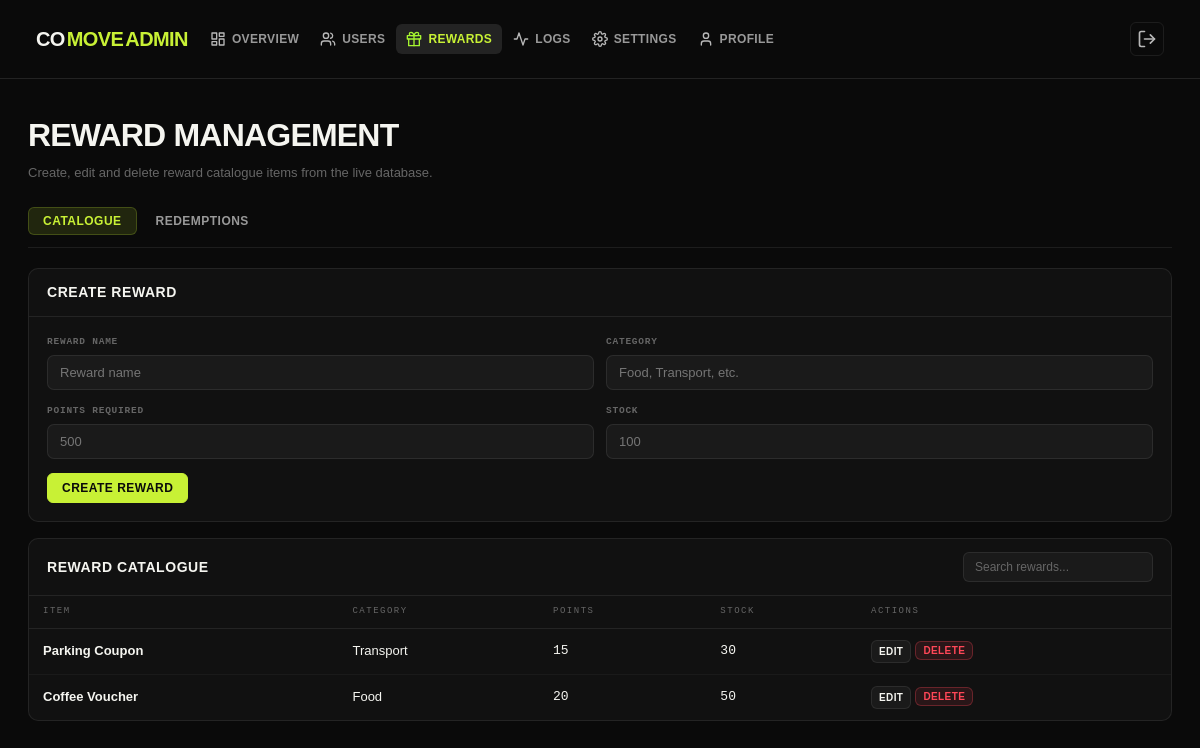
The page /src/roles/admin/rewards.php (signed in) on the database as committed earlier.
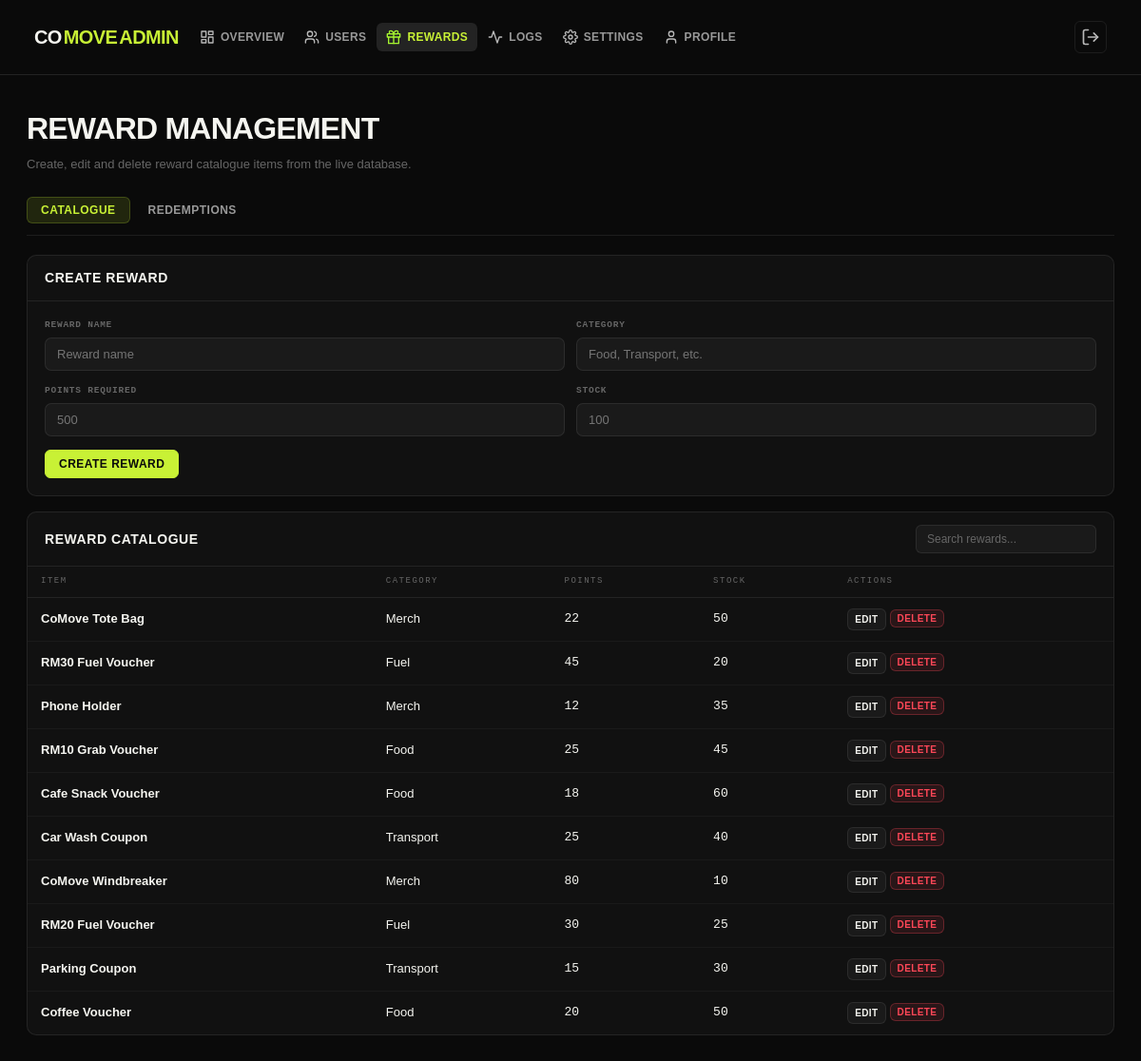
The same page on the database as committed later.
### tables this page shows
CREATE TABLE REWARD (
    reward_id INT AUTO_INCREMENT PRIMARY KEY,
    reward_pic MEDIUMBLOB,
    reward_name NVARCHAR(50) NOT NULL,
    points_required INT NOT NULL,
    category VARCHAR(50) NOT NULL,
    stock INT NOT NULL DEFAULT 0
);

### src/roles/admin/includes/bootstrap.php (called while the page is built, shortened)
<?php
function adminEscape($value): string
{
    return htmlspecialchars((string) $value, ENT_QUOTES, 'UTF-8');
}
function adminFetchAll(mysqli $dbConn, string $sql, string $types = '', array $params = []): array
{
    $stmt = mysqli_prepare($dbConn, $sql);
    mysqli_stmt_execute($stmt);
    $result = mysqli_stmt_get_result($stmt);
    $rows = [];
    while ($row = mysqli_fetch_assoc($result)) {
        $rows[] = $row;
    }
    return $rows;
}

### src/roles/admin/rewards.php (the view, shortened to what this page needs)
<?php
$activePage = 'rewards';
require_once __DIR__ . '/includes/header.php';
$rewards = adminFetchAll($dbConn, 'SELECT reward_id, reward_name, points_required, category, stock FROM REWARD ORDER BY reward_id DESC');
?>
  <main class="dashboard-main">
    <h1 class="page-title">Reward Management</h1>
    <p class="page-subtitle">Create, edit and delete reward catalogue items from the live database.</p>
    <div class="sub-tabs">
      <button class="sub-tab active" id="rtab-catalogue" onclick="switchTab('rtab-','rewardsub-',['catalogue','redemptions'],'catalogue')">Catalogue</button>
      <button class="sub-tab" id="rtab-redemptions" onclick="switchTab('rtab-','rewardsub-',['catalogue','redemptions'],'redemptions')">Redemptions</button>
    </div>
    <div id="rewardsub-catalogue">
      <div class="card">
        <div class="card-header"><span class="card-title">Create Reward</span></div>
        <div class="card-body">
          <form method="post">
            <div class="form-row">
              <div class="form-group"><label class="form-label">Reward Name</label><input class="form-input" name="reward_name" placeholder="Reward name"></div>
              <div class="form-group"><label class="form-label">Category</label><input class="form-input" name="category" placeholder="Food, Transport, etc."></div>
            </div>
            <div class="form-row">
              <div class="form-group"><label class="form-label">Points Required</label><input class="form-input" type="number" name="points_required" min="1" placeholder="500"></div>
              <div class="form-group"><label class="form-label">Stock</label><input class="form-input" type="number" name="stock" min="0" placeholder="100"></div>
            </div>
            <button class="btn btn-lime" type="submit">Create Reward</button>
          </form>
        </div>
      </div>
      <div class="card">
        <div class="card-header">
          <span class="card-title">Reward Catalogue</span>
          <div class="card-actions"><input class="search-input" placeholder="Search rewards..." oninput="filterTable('rewardsTable',this.value)"></div>
        </div>
        <div class="table-wrap">
          <table id="rewardsTable">
            <thead><tr><th>Item</th><th>Category</th><th>Points</th><th>Stock</th><th>Actions</th></tr></thead>
            <tbody>
              <?php foreach ($rewards as $reward) { ?>
                <tr>
                  <td><strong><?php echo adminEscape($reward['reward_name']); ?></strong></td>
                  <td><?php echo adminEscape($reward['category']); ?></td>
                  <td style="font-family:'DM Mono',monospace"><?php echo adminEscape(number_format((int) $reward['points_required'])); ?></td>
                  <td style="font-family:'DM Mono',monospace"><?php echo adminEscape((int) $reward['stock']); ?></td>
                  <td>
                    <div class="action-btns">
                      <a class="btn btn-xs" href="rewards.php?edit_id=<?php echo adminEscape($reward['reward_id']); ?>#reward-editor">Edit</a>
                      <form method="post">
                        <button class="btn btn-xs btn-danger" type="submit">Delete</button>
                      </form>
                    </div>
                  </td>
                </tr>
              <?php } ?>
            </tbody>
          </table>
        </div>
      </div>
    </div>
  </main>
<?php require_once __DIR__ . '/includes/footer.php'; ?>

### src/roles/admin/includes/header.php (shortened to what this page needs)
<?php
require_once __DIR__ . '/bootstrap.php';
$activePage = isset($activePage) ? $activePage : '';
function adminNavClass(string $page, string $activePage): string
{
    return $page === $activePage ? 'nav-item active' : 'nav-item';
}
?>
<!DOCTYPE html>
<html lang="en">
<head>
  <link rel="stylesheet" href="../../public-assets/style.css">
  <link rel="stylesheet" href="admin.css">
</head>
<body>
  <nav class="top-nav admin-nav-bg">
    <div class="nav-inner">
      <a href="dashboard.php" class="logo">CO<span>MOVE</span> <span>Admin</span></a>
      <div class="nav-items">
        <a href="dashboard.php" class="<?php echo adminNavClass('dashboard', $activePage); ?>"><img src="../../public-assets/icons/layout-dashboard.svg" width="16" height="16" class="icon-img" alt="" aria-hidden="true"> Overview</a>
        <a href="users.php" class="<?php echo adminNavClass('users', $activePage); ?>"><img src="../../public-assets/icons/users.svg" width="16" height="16" class="icon-img" alt="" aria-hidden="true"> Users</a>
        <a href="rewards.php" class="<?php echo adminNavClass('rewards', $activePage); ?>"><img src="../../public-assets/icons/gift.svg" width="16" height="16" class="icon-img" alt="" aria-hidden="true"> Rewards</a>
        <a href="logs.php" class="<?php echo adminNavClass('logs', $activePage); ?>"><img src="../../public-assets/icons/activity.svg" width="16" height="16" class="icon-img" alt="" aria-hidden="true"> Logs</a>
        <a href="settings.php" class="<?php echo adminNavClass('settings', $activePage); ?>"><img src="../../public-assets/icons/settings.svg" width="16" height="16" class="icon-img" alt="" aria-hidden="true"> Settings</a>
        <a href="profile.php" class="<?php echo adminNavClass('profile', $activePage); ?>"><img src="../../public-assets/icons/user.svg" width="16" height="16" class="icon-img" alt="" aria-hidden="true"> Profile</a>
      </div>
      <a href="../../../index.php" class="nav-logout"><img src="../../public-assets/icons/log-out.svg" width="20" height="20" class="icon-img" alt="" aria-hidden="true"></a>
    </div>
  </nav>

### src/roles/admin/includes/footer.php (shortened to what this page needs)
</body>
</html>

### src/public-assets/style.css (style rules this page uses)
*, *::before, *::after { margin: 0; padding: 0; box-sizing: border-box; }
:root { --forest: #0f2a1d; --lime: #c4f547; --lime-50:#abd53f; --black: #000000; --white: #ffffff; --gray-50: #f9fafb; --gray-100: #f3f4f6; --gray-200: #e5e7eb; --gray-300: #d1d5db; --gray-400: #9ca3af; --gray-500: #6b7280; --gray-600: #4b5563; --gray-700: #374151; --gray-800: #1f2937; --gray-900: #111827; --red-50: #fef2f2; --red-100: #fee2e2; --red-200: #fecaca; --red-500: #ef4444; --red-600: #dc2626; --red-700: #b91c1c; --green-50: #f0fdf4; --green-100: #dcfce7; --green-600: #16a34a; --green-700: #15803d; --yellow-100: #fef9c3; --yellow-400: #facc15; --yellow-600: #ca8a04; --yellow-700: #a16207; --yellow-800: #854d0e; --blue-100: #dbeafe; --blue-700: #1d4ed8; --purple-100: #f3e8ff; --purple-700: #7e22ce; --font-sans: "Inter", system-ui, -apple-system, sans-serif; --font-display: Impact, Haettenschweiler, "Arial Narrow Bold", sans-serif; }
html { scroll-behavior: smooth; }
body { font-family: var(--font-sans); color: var(--gray-900); background: var(--white); line-height: 1.5; -webkit-font-smoothing: antialiased; -moz-osx-font-smoothing: grayscale; }
a { color: inherit; text-decoration: none; }
img { max-width: 100%; display: block; }
.top-nav { position: sticky; top: 0; z-index: 50; width: 100%; padding: 12px 16px; }
.top-nav .nav-inner { max-width: 1200px; margin: 0 auto; display: flex; justify-content: space-between; align-items: center; gap: 8px; }
.top-nav .logo { font-size: 20px; font-weight: 900; letter-spacing: -0.05em; flex-shrink: 0; }
.nav-items { display: none; align-items: center; gap: 2px; overflow: hidden; min-width: 0; }
.nav-item { display: flex; align-items: center; gap: 6px; padding: 8px 12px; border-radius: 8px; font-size: 13px; font-weight: 700; white-space: nowrap; transition: all 0.2s; }
.nav-logout { display: inline-flex; align-items: center; justify-content: center; padding: 8px; border-radius: 8px; transition: all 0.2s; }
.icon-img { display: inline-block; vertical-align: middle; flex-shrink: 0; }
.top-nav .icon-img, .bottom-nav .icon-img { filter: brightness(0) saturate(100%) invert(72%); }
.top-nav .nav-item.active .icon-img, .bottom-nav a.active .icon-img { filter: brightness(0) saturate(100%) invert(86%) sepia(73%) saturate(555%) hue-rotate(25deg) brightness(103%) contrast(92%); }
@media (min-width: 768px) { .nav-items { display: flex; } }

Rows that differ between the two databases and show on the page:
added reward: reward_name "CoMove Tote Bag", category "Merch", points_required "22", stock "50"
added reward: reward_name "RM30 Fuel Voucher", category "Fuel", points_required "45", stock "20"
added reward: reward_name "Phone Holder", category "Merch", points_required "12", stock "35"
added reward: reward_name "RM10 Grab Voucher", category "Food", points_required "25", stock "45"
added reward: reward_name "Cafe Snack Voucher", category "Food", points_required "18", stock "60"
added reward: reward_name "Car Wash Coupon", category "Transport", points_required "25", stock "40"
added reward: reward_name "CoMove Windbreaker", category "Merch", points_required "80", stock "10"
added reward: reward_name "RM20 Fuel Voucher", category "Fuel", points_required "30", stock "25"
